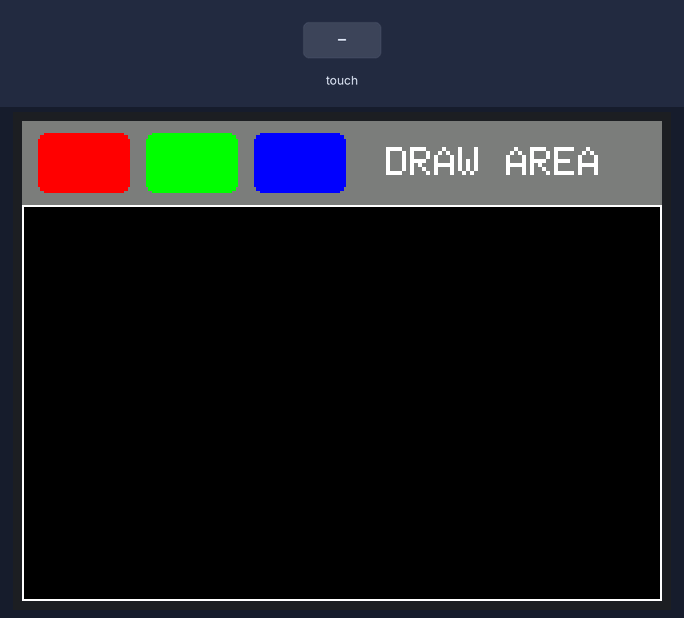
A sketch run on a simulated Arduino Uno, built with avr-gcc and run on an emulated ATmega328P. Shown: 320×240 colour display. The test bench sets the inputs (shaded band). What the sketch prints to the serial monitor is not drawn.

Above: at 1.4 s.
1.5 s: touch panel pressed at 38 % / 10 % of its raw x / y range
At 1.9 s:
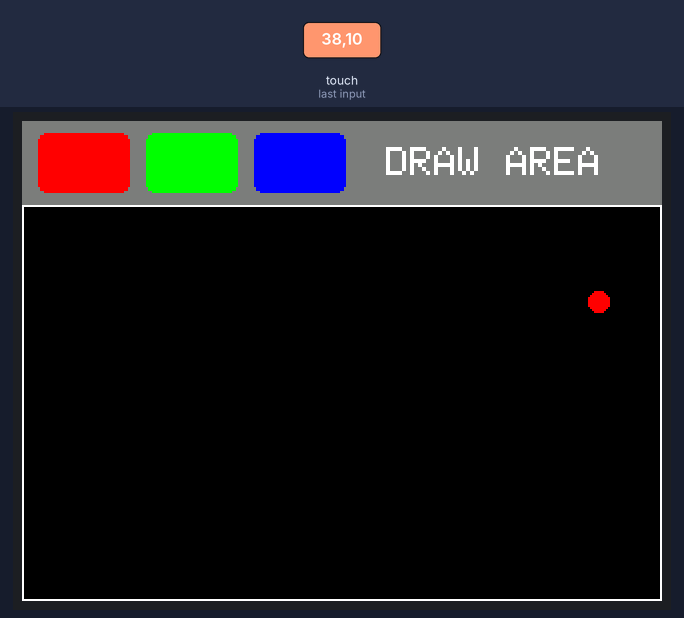
3.0 s: touch panel pressed at 62 % / 10 % of its raw x / y range
At 4.2 s:
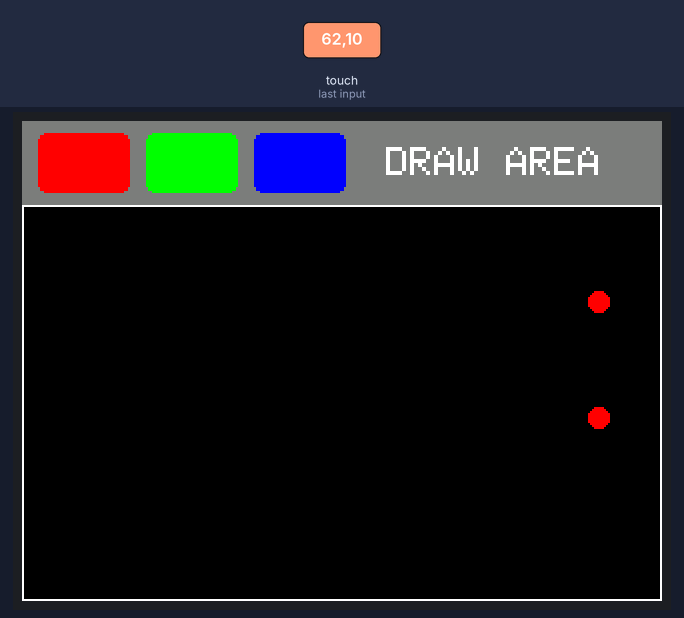
4.5 s: touch panel pressed at 13 % / 50 % of its raw x / y range
6.0 s: touch panel pressed at 87 % / 10 % of its raw x / y range
At 6.5 s:
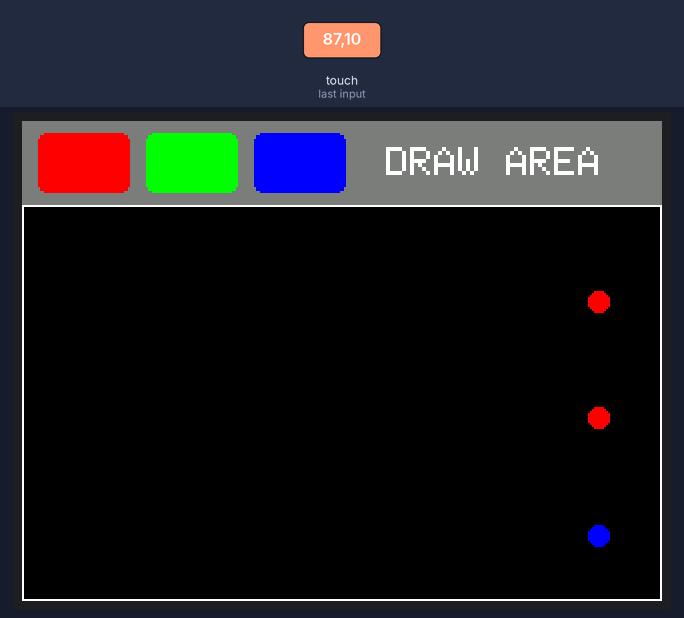
Timing chart, 0 to 8.5 s (numbered marks = the images above; inputs shaded):
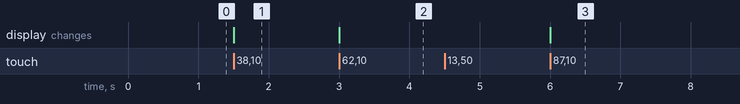

The sketch:

task1_tft_touch.ino
```cpp
#include <Adafruit_FT6206.h>
#include <Adafruit_GFX.h>
#include <Adafruit_ILI9341.h>
#include <SPI.h>
#include <Wire.h>

constexpr uint8_t TFT_CS = 10;
constexpr uint8_t TFT_DC = 9;
constexpr int16_t SCREEN_WIDTH = 320;
constexpr int16_t SCREEN_HEIGHT = 240;
constexpr int16_t TOOLBAR_HEIGHT = 42;

Adafruit_ILI9341 tft(TFT_CS, TFT_DC);
Adafruit_FT6206 touch;

const uint16_t palette[] = {ILI9341_RED, ILI9341_GREEN, ILI9341_BLUE};
uint16_t currentColor = ILI9341_RED;
unsigned long lastTouchMs = 0;

void drawToolbar() {
  tft.fillScreen(ILI9341_BLACK);
  tft.fillRect(0, 0, SCREEN_WIDTH, TOOLBAR_HEIGHT, ILI9341_DARKGREY);

  for (uint8_t i = 0; i < 3; i++) {
    const int16_t x = 8 + i * 54;
    tft.fillRoundRect(x, 6, 46, 30, 4, palette[i]);
  }

  tft.setTextColor(ILI9341_WHITE);
  tft.setTextSize(2);
  tft.setCursor(182, 13);
  tft.print(F("DRAW AREA"));
  tft.drawRect(0, TOOLBAR_HEIGHT, SCREEN_WIDTH, SCREEN_HEIGHT - TOOLBAR_HEIGHT, ILI9341_WHITE);
}

bool readTouch(int16_t &screenX, int16_t &screenY) {
  if (!touch.touched()) {
    return false;
  }

  TS_Point point = touch.getPoint();
  // FT6206 uses a bottom-right origin. Rotate that raw portrait coordinate
  // into the same landscape orientation as tft.setRotation(1).
  screenX = map(point.y, 0, 319, 0, SCREEN_WIDTH - 1);
  screenY = map(point.x, 0, 239, SCREEN_HEIGHT - 1, 0);
  screenX = constrain(screenX, 0, SCREEN_WIDTH - 1);
  screenY = constrain(screenY, 0, SCREEN_HEIGHT - 1);
  return true;
}

void handleTouch(int16_t x, int16_t y) {
  if (y < TOOLBAR_HEIGHT && x < 170) {
    const uint8_t selected = constrain((x - 8) / 54, 0, 2);
    currentColor = palette[selected];
    Serial.print(F("L04:TFT_COLOR="));
    Serial.println(selected);
    return;
  }

  if (y >= TOOLBAR_HEIGHT + 5) {
    tft.fillCircle(x, y, 5, currentColor);
    Serial.print(F("L04:TFT_TOUCH x="));
    Serial.print(x);
    Serial.print(F(" y="));
    Serial.println(y);
  }
}

void setup() {
  Serial.begin(115200);
  tft.begin();
  tft.setRotation(1);

  if (!touch.begin(40)) {
    Serial.println(F("L04:TFT_TOUCH_ERROR"));
    while (true) {}
  }

  drawToolbar();
  Serial.println(F("L04:TFT_READY 320x240 FT6206"));
}

void loop() {
  int16_t x;
  int16_t y;
  if (millis() - lastTouchMs >= 70 && readTouch(x, y)) {
    lastTouchMs = millis();
    handleTouch(x, y);
  }
}
```

Measured:
- after the input at 1.5 s, the display: changes at once (image 1)
- after the input at 3.0 s, the display: changes at once (image 2)
- after the input at 4.5 s, every drawn part: stays the same
- after the input at 6.0 s, the display: changes at once (image 3)
